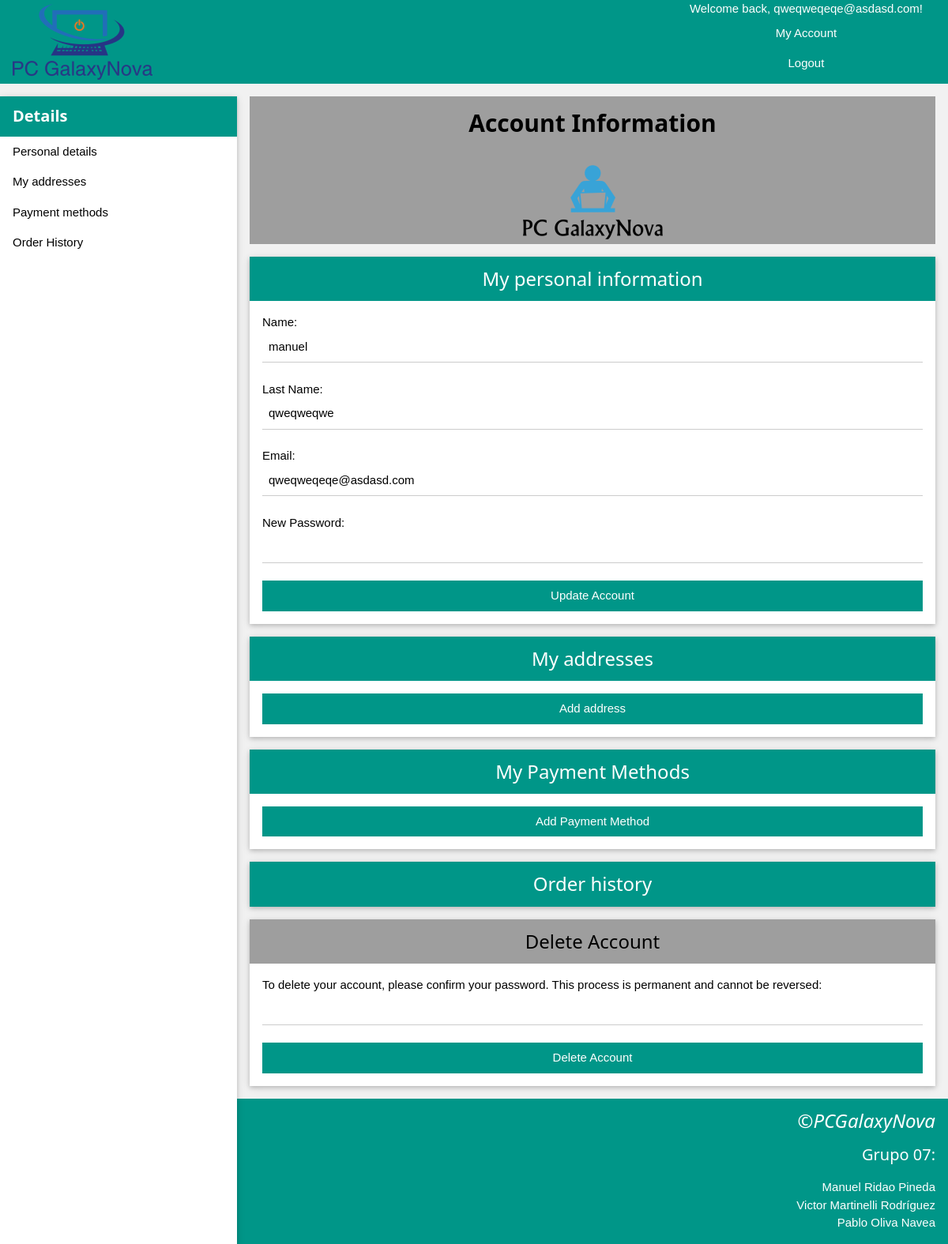
/account.php (signed in), run on the app's committed database.
### tables this page shows
CREATE TABLE `users` (
  `user_id` int(11) NOT NULL,
  `type` varchar(50) NOT NULL,
  `name` varchar(50) NOT NULL,
  `password` varchar(256) NOT NULL,
  `last_name` varchar(50) NOT NULL,
  `address` int(11) NOT NULL,
  `email` varchar(60) NOT NULL
);

### account.php (the view, shortened to what this page needs)
<!DOCTYPE html>
<?php
include 'functions.php';
require_once 'functions.php';
function accountDetails() {
    $link = createConnection();
    $sql = "SELECT * FROM users WHERE user_id='" . $_SESSION["user_id"] . "'";
    $result = mysqli_query($link, $sql);
    if (!$result) {
        mysqli_close($link);
        die("ERROR: There is an error in SELECT ACCOUNT query");
    } else {
        $line = mysqli_fetch_array($result);
        return $line;
    }
}
function showAccountDetails() {
    $info = accountDetails();
    $result = "";
    $result .= "Name: <input class='w3-input w3-hover-grey' type='text' name='username' value='" . $info["name"] . "' required='required' /><br />";
    $result .= "Last Name: <input class='w3-input w3-hover-grey' type='text' name='last_name' value='" . $info["last_name"] . "' required='required' /><br />";
    $result .= "Email: <input class='w3-input w3-hover-grey' type='email' name='email' value='" . $info["email"] . "' required='required' /><br />";
    $result .= "New Password: <input class='w3-input w3-hover-grey' type='password' name='npassword' value='' required='required' /><br />";
    return $result;
}
?>
<html>
    <head>
        <link rel="stylesheet" href="stylesheets/stylesheet.css" />
    </head>
    <body class="w3-light-grey">
        <?php
        include("header.php");
        if (!isset($_POST['submit']) || !empty($error)) {
            ?>
            <nav class="w3-sidebar w3-bar-block w3-collapse w3-card w3-animate-left w3-quarter w3-cent" id="account_nav">
                <div class="w3-teal w3-text-white w3-container">
                    <h4><strong>Details</strong></h4>
                </div>
                <div>
                    <a class="w3-hover-teal w3-hover-text-white w3-bar-item w3-button" href="#personal_details_section">Personal details</a>
                    <a class="w3-hover-teal w3-hover-text-white w3-bar-item w3-button" href="#addresses_section">My addresses</a>
                    <a class="w3-hover-teal w3-hover-text-white w3-bar-item w3-button" href="#payment_methods_section">Payment methods</a>
                    <a class="w3-hover-teal w3-hover-text-white w3-bar-item w3-button" href="#order_history_section">Order History</a>
                </div>
            </nav>
            <article class="w3-container w3-threequarter w3-right w3-mobile" id="accountInfoArticle">
                <div class="w3-grey">
                    <div class="w3-grey w3-text-black w3-container w3-center">
                        <h2><strong>Account Information</strong></h2>
                    </div>
                    <figure class="w3-container w3-center">
                        <img src="img/logo3.png" alt="logo">
                    </figure>
                </div>
                <section class="w3-card w3-white w3-section" id="personal_details_section">
                    <div class="w3-teal w3-text-white w3-container w3-center">
                        <h3>My personal information</h3>
                    </div>
                    <form id="personal_details_form" class="w3-container w3-padding-16 w3-white" method="post" action="account.php">
                        <?php
                        echo showAccountDetails();
                        ?>
                        <input class="w3-block w3-button w3-teal" type="submit" name="submitAccountDetails" value="Update Account" />
                    </form>
                </section>
                <section class="w3-card w3-white w3-section" id="addresses_section">
                    <div class="w3-teal w3-text-white w3-container w3-center">
                        <h3>My addresses</h3>
                    </div>
                    <form class="w3-container w3-padding-16 w3-white" method="post" action="addresses.php" >
                        <input class="w3-block w3-button w3-teal" type="submit" name="add_address" value="Add address" id="add_address_button" />
                    </form>
                </section>
                <section class="w3-card w3-white w3-section" id="payment_methods_section">
                    <div class="w3-teal w3-text-white w3-container w3-center">
                        <h3>My Payment Methods</h3>
                    </div>
                    <form class="w3-container w3-padding-16 w3-white" method="POST" action="paymentMethods.php" >
                        <input class="w3-block w3-button w3-teal" type="submit" name="add_paymentMethod" value="Add Payment Method" id="add_paymethod_button" />
                    </form>
                </section>
                <section class="w3-card w3-white w3-section" id="order_history_section">
                    <div class="w3-teal w3-text-white w3-container w3-center">
                        <h3>Order history</h3>
                    </div>
                </section>
                <section class="w3-card w3-white w3-section" id="delete_account_section">
                    <div class="w3-grey w3-text-black w3-container w3-center">
                        <h3>Delete Account</h3>
                    </div>
                    <form id="delete_account_form" class="w3-container w3-padding-16" method="post" action="account.php">
                        <label class="account_instructions" id="delete_account_instructions">To delete your account, please confirm your password. This process is permanent and cannot be reversed: </label>
                        <input class="w3-input w3-hover-grey" type="password" name="delete_account_password" required="required"/><br />
                        <input class="w3-block w3-button w3-teal" type="submit" name="delete_account_submit" value="Delete Account" />
                    </form>
                </section>
            </article>
            <?php
        }
        ?>
        <?php include("footer.php"); ?>
    </body>
</html>

### stylesheets/stylesheet.css (style rules this page uses)
html { box-sizing:border-box }
*,*:before,*:after { box-sizing:inherit }
html { -ms-text-size-adjust:100%;-webkit-text-size-adjust:100% }
body { margin:0 }
article,aside,details,figcaption,figure,footer,header,main,menu,nav,section,summary { display:block }
a { background-color:transparent;-webkit-text-decoration-skip:objects }
figure { margin:1em 40px }
img { border-style:none }
button,input,select,textarea { font:inherit;margin:0 }
button,input { overflow:visible }
button,html [type=button],[type=reset],[type=submit] { -webkit-appearance:button }
html,body { font-family:Verdana,sans-serif;font-size:15px;line-height:1.5 }
html { overflow-x:hidden }
h2 { font-size:30px }
h3 { font-size:24px }
h4 { font-size:20px }
h1,h2,h3,h4,h5,h6 { font-family:"Segoe UI",Arial,sans-serif;font-weight:400;margin:10px 0 }
img { vertical-align:middle }
a { color:inherit }
.w3-btn,.w3-button { border:none;display:inline-block;outline:0;padding:8px 16px;vertical-align:middle;overflow:hidden;text-decoration:none;color:inherit;background-color:inherit;text-align:center;cursor:pointer;white-space:nowrap }
.w3-btn,.w3-button { -webkit-touch-callout:none;-webkit-user-select:none;-khtml-user-select:none;-moz-user-select:none;-ms-user-select:none;user-select:none }
.w3-input { padding:8px;display:block;border:none;border-bottom:1px solid #ccc;width:100% }
.w3-sidebar { height:100%;width:200px;background-color:#fff;position:fixed!important;z-index:1;overflow:auto }
.w3-bar-block .w3-bar-item { width:100%;display:block;padding:8px 16px;text-align:left;border:none;outline:none;white-space:normal;float:none }
.w3-block { display:block;width:100% }
.w3-container:after,.w3-container:before,.w3-panel:after,.w3-panel:before,.w3-row:after,.w3-row:before,.w3-row-padding:after,.w3-row-padding:before, .w3-cell-row:before,.w3-cell-row:after,.w3-clear:after,.w3-clear:before,.w3-bar:before,.w3-bar:after { content:"";display:table;clear:both }
.w3-col,.w3-half,.w3-third,.w3-twothird,.w3-threequarter,.w3-quarter { float:left;width:100% }
@media (min-width:601px) { .w3-col.m3,.w3-quarter { width:24.99999% } }
@media (min-width:601px) { .w3-col.m9,.w3-threequarter { width:74.99999% } }
@media (min-width:801px) { .w3-sidebar.w3-collapse { display:block!important } }
.w3-container,.w3-panel { padding:0.01em 16px }
.w3-card,.w3-card-2 { box-shadow:0 2px 5px 0 rgba(0,0,0,0.16),0 2px 10px 0 rgba(0,0,0,0.12) }
.w3-animate-left { position:relative;animation:animateleft 0.4s }
.w3-center { text-align:center!important }
.w3-section,.w3-code { margin-top:16px!important;margin-bottom:16px!important }
.w3-padding-16 { padding-top:16px!important;padding-bottom:16px!important }
.w3-right { float:right!important }
.w3-teal,.w3-hover-teal:hover { color:#fff!important;background-color:#009688!important }
.w3-white,.w3-hover-white:hover { color:#000!important;background-color:#fff!important }
.w3-grey,.w3-hover-grey:hover,.w3-gray,.w3-hover-gray:hover { color:#000!important;background-color:#9e9e9e!important }
.w3-light-grey,.w3-hover-light-grey:hover,.w3-light-gray,.w3-hover-light-gray:hover { color:#000!important;background-color:#f1f1f1!important }
.w3-text-white,.w3-hover-text-white:hover { color:#fff!important }
.w3-text-black,.w3-hover-text-black:hover { color:#000!important }

### data on the page
users: username "manuel", last_name "qweqweqwe", email "qweqweqeqe@asdasd.com"

### other printed values
$_SESSION["user"] "qweqweqeqe@asdasd.com"
